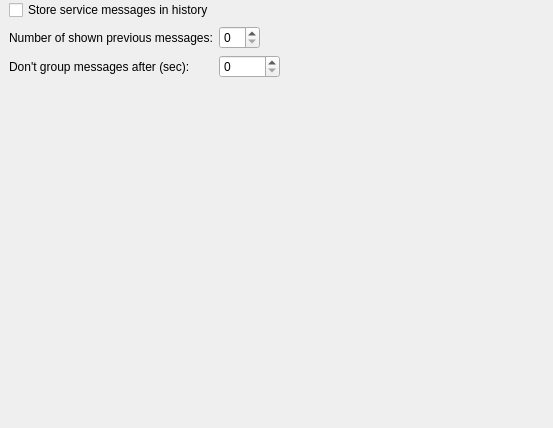
<?xml version="1.0" encoding="UTF-8"?>
<ui version="4.0">
 <class>StackedChatBehavior</class>
 <widget class="QWidget" name="StackedChatBehavior">
  <property name="geometry">
   <rect>
    <x>0</x>
    <y>0</y>
    <width>553</width>
    <height>428</height>
   </rect>
  </property>
  <property name="windowTitle">
   <string>Form</string>
  </property>
  <layout class="QGridLayout" name="gridLayout">
   <property name="leftMargin">
    <number>9</number>
   </property>
   <property name="topMargin">
    <number>0</number>
   </property>
   <property name="rightMargin">
    <number>0</number>
   </property>
   <property name="bottomMargin">
    <number>0</number>
   </property>
   <item row="3" column="0" colspan="3">
    <widget class="QScrollArea" name="scrollArea">
     <property name="frameShape">
      <enum>QFrame::NoFrame</enum>
     </property>
     <property name="widgetResizable">
      <bool>true</bool>
     </property>
     <widget class="QWidget" name="scrollAreaWidgetContents">
      <property name="geometry">
       <rect>
        <x>0</x>
        <y>0</y>
        <width>544</width>
        <height>428</height>
       </rect>
      </property>
      <layout class="QFormLayout" name="formLayout">
       <property name="fieldGrowthPolicy">
        <enum>QFormLayout::ExpandingFieldsGrow</enum>
       </property>
       <property name="margin">
        <number>0</number>
       </property>
       <item row="0" column="0" colspan="2">
        <widget class="QCheckBox" name="storeBox">
         <property name="text">
          <string>Store service messages in history</string>
         </property>
        </widget>
       </item>
       <item row="1" column="0">
        <widget class="QLabel" name="label">
         <property name="toolTip">
          <string>Number of previous messages shown in new chats</string>
         </property>
         <property name="text">
          <string>Number of shown previous messages:</string>
         </property>
        </widget>
       </item>
       <item row="1" column="1">
        <widget class="QSpinBox" name="recentBox"/>
       </item>
       <item row="2" column="0">
        <widget class="QLabel" name="label_2">
         <property name="text">
          <string>Don't group messages after (sec):</string>
         </property>
        </widget>
       </item>
       <item row="2" column="1">
        <widget class="QSpinBox" name="groupUntil">
         <property name="maximum">
          <number>10000</number>
         </property>
        </widget>
       </item>
      </layout>
     </widget>
    </widget>
   </item>
  </layout>
 </widget>
 <resources/>
 <connections/>
</ui>
